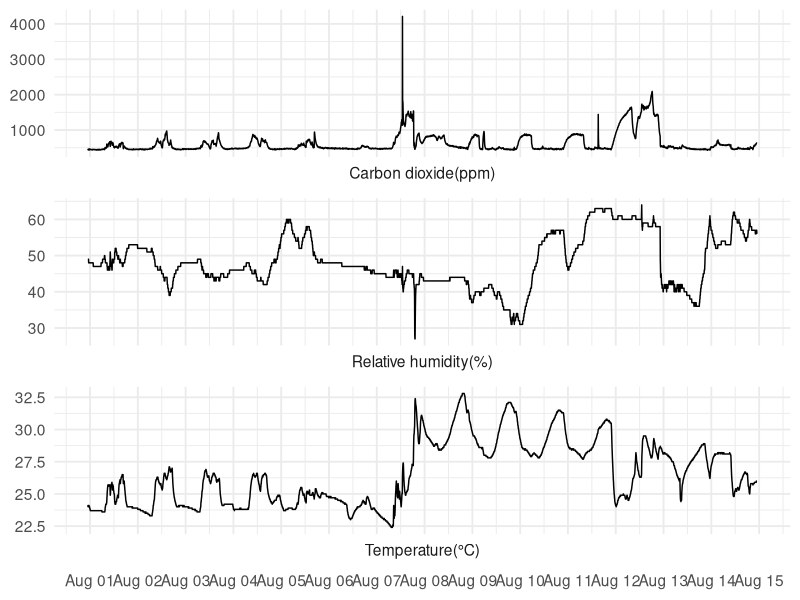
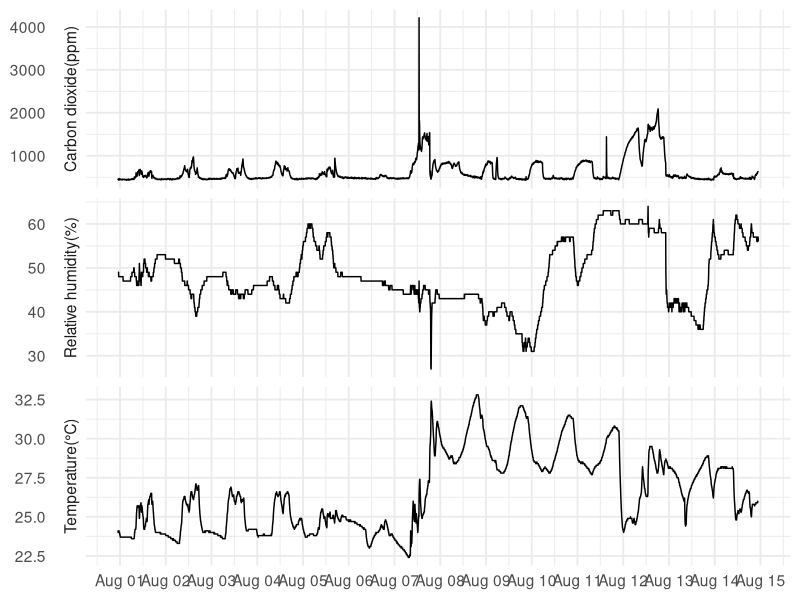

Source code (R) for these figures, in order:
## ---- chunk 1
#| include: false
library(readr)
library(dplyr)
library(tidyr)
library(ggplot2)
## ---- chunk 2
aranet <- read_csv("Gino_2022-08-14T22_53_06+0200.csv",
                   col_types = cols(`Time(dd/mm/yyyy)` = col_datetime(format = "%d/%m/%Y %H:%M:%S")),
                   locale = locale(decimal_mark = ","),
                   col_select = -`Atmospheric pressure(hPa)`) |> 
  rename(Time = `Time(dd/mm/yyyy)`)
aranet
## ---- chunk 3
aranet |>
  pivot_longer(cols = -Time,
               names_to = "measure",
               values_to = "value") -> aranet_long
aranet_long
## ---- chunk 4
#| fig-width: 9
#| fig-height: 8
#| fig-column: page
ggplot(aranet_long, aes(x = Time, y = value)) +
  geom_line() +
  facet_wrap(vars(measure), scales = "free_y",
             # panel titles next to the y axis
             strip.position = "bottom", # use left for mimicking facet_grid below
             dir = "v") +
  scale_x_datetime(breaks = scales::date_breaks("1 day"),
                   date_labels = "%b %d") +
  labs(x = NULL, y = NULL) +
  theme_minimal(14)
## ---- chunk 5
#| fig-width: 9
#| fig-height: 8
ggplot(aranet_long, aes(x = Time, y = value)) +
  geom_line() +
  facet_grid(rows = vars(measure), scales = "free_y",
             # panel titles next to the y axis
             switch = "y") +
  scale_x_datetime(breaks = scales::date_breaks("1 day"),
                   date_labels = "%b %d") +
  labs(x = NULL, y = NULL) +
  theme_minimal(14)
